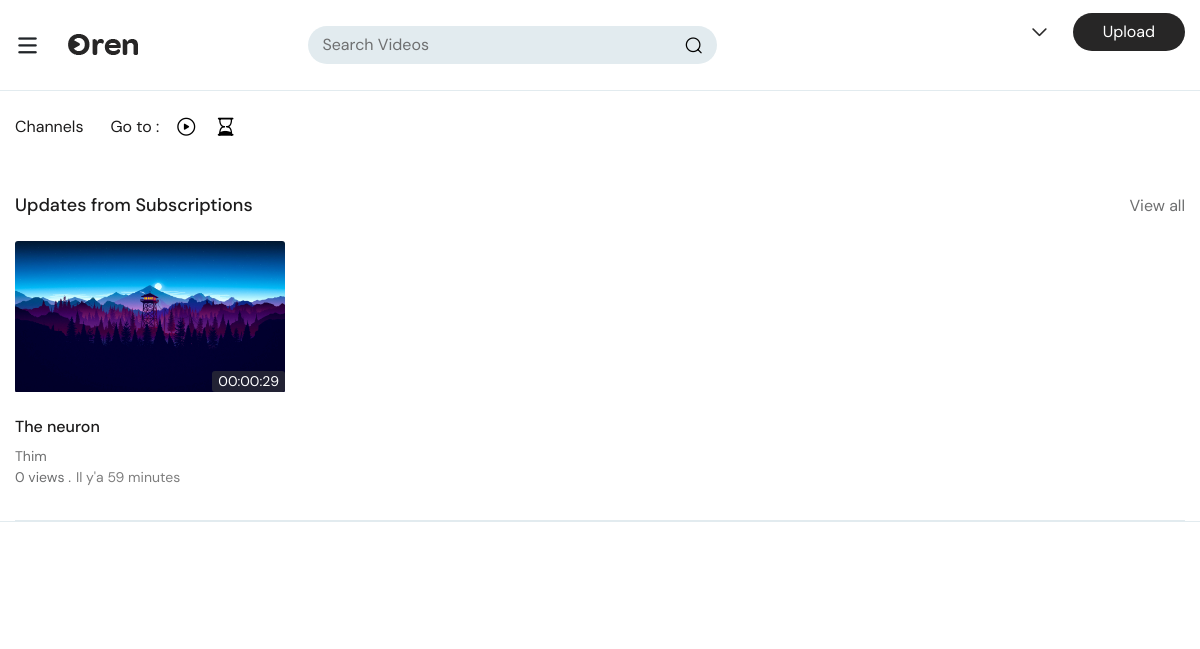
The app's page / (signed in) with its own data.
### fake/models.py (models this page shows)
class Video(models.Model):
    video = models.FileField(upload_to='videosFile')
    nom = models.CharField(max_length=50)
    description = models.TextField()
    duree = models.BigIntegerField(null=True)
    date = models.DateTimeField(auto_now=True)
    coverImage = models.ImageField(upload_to='coverImages')
    owner = models.ForeignKey('Utilisateur', on_delete=models.CASCADE)

class Utilisateur(AbstractUser):
    sexe = models.CharField(max_length=1)
    profilePicture = models.ImageField(upload_to='imagesProfile', null=True)
    baniere = models.ImageField(upload_to='imagesBanniere', null=True)
    abonne = models.ManyToManyField('self')
    vue = models.ManyToManyField('Video', related_name='user_vue')
    like = models.ManyToManyField('Video', related_name='user_like')
    dislike = models.ManyToManyField('Video', related_name='user_dislike')
    voir = models.ManyToManyField('Video', related_name='user_voir')
    reponse = models.ManyToManyField('Commenter', related_name='user_reponse')
    commenter = models.ManyToManyField('Video', through='Commenter')
    REQUIRED_FIELDS = ['first_name', 'last_name', 'password','profilePicture','baniere','sexe']

### fake/views.py (the view)
# urls.py: 2. Add a URL to urlpatterns:  path('', views.home, name='home')
def home(request):
    videos = Video.objects.all()
    user = request.user
    return render(request, 'index.html', {"videos":videos, "user":user} )

### fake/templatetags/InterToTime.py (called while the page is built)
@register.filter(name='stime')
def secondTime(value):
    mins, sec = divmod(value, 60)
    heure , mins = divmod(mins, 60)
    return "%02d:%02d:%02d" % (heure,mins, sec)

### fake/templates/index.html (shortened to what this page needs)
{% load crispy_forms_tags %}
{% load InterToTime %}
{% load static %}
<!DOCTYPE html>
<html lang="en">
<head>
<link rel="stylesheet" type="text/css" href="{% static 'css/animate.css' %}">
<link rel="stylesheet" type="text/css" href="{% static 'css/bootstrap.min.css' %}">
<link rel="stylesheet" type="text/css" href="{% static 'css/flatpickr.min.css' %}">
<link rel="stylesheet" type="text/css" href="{% static 'css/fontello.css' %}">
<link rel="stylesheet" type="text/css" href="{% static 'css/fontello-codes.css' %}">
<link rel="stylesheet" type="text/css" href="{% static 'css/thumbs-embedded.css' %}">
<link rel="stylesheet" type="text/css" href="{% static 'css/style.css' %}">
<link rel="stylesheet" type="text/css" href="{% static 'css/responsive.css' %}">
<link rel="stylesheet" type="text/css" href="{% static 'css/color.css' %}">
</head>
<body>
	<div class="wrapper hp_1">
		<header>
			<div class="top_bar">
				<div class="container">
					<div class="top_header_content">
						<div class="menu_logo">
							<a href="#" title="" class="menu">
								<i class="icon-menu"></i>
							</a>
							<a href="index.html" title="" class="logo">
								<img src="images/logo.png" alt="">
							</a>
						</div>
						<div class="search_form">
							<form>
								<input type="text" name="search" placeholder="Search Videos">
								<button type="submit">
									<i class="icon-search"></i>
								</button>
							</form>
						</div>
						{% if user is not None  %}
						<ul class="controls-lv">
							<li class="user-log">
							</li>
							<li>
								<a href="{% url 'upload' %}" title="" class="btn-default">Upload</a>
							</li>
						</ul>
						{% endif %}
					</div>
				</div>
			</div>
			<div class="btm_bar">
				<div class="container">
					<div class="btm_bar_content">
						<nav>
							<ul>
								<li><a href="{% url 'BrowseChannel' %}" title="">Channels</a></li>
							</ul>
						</nav>
						<ul class="shr_links">
							<li>
								<h3>Go to : </h3>
							</li>
							<li>
								<button data-toggle="tooltip" data-placement="top" title="Playlist">
								  <i class="icon-playlist"></i>
								</button>
							</li>
							<li>
								<button data-toggle="tooltip" data-placement="top" title="History">
								<a href="{% url 'history' %}">
								  <i class="icon-history"></i>
								  </a>
								</button>
							</li>
						</ul>
						<div class="clearfix"></div>
					</div>
				</div>
			</div>
		</header>
		{% block content %}
			</div>
			<div class="vidz-row">
				<div class="container">
					<div class="vidz_sec">
						<h3>Updates from Subscriptions</h3>
						<a href="#" title="" class="view-btn">View all</a>
						<div class="vidz_list">
							<div class="row">
							{% for video in videos %}
								<div class="col-lg-3 col-md-6 col-sm-6 col-6 full_wdth">
									<div class="videoo">
										<div class="vid_thumbainl">
											<a href="{% url 'video' video.id %}" title="">
												<img src="media/{{ video.coverImage }}" alt="" class="img-fluid">
												<span class="vid-time">{{ video.duree | stime }}</span>
											</a>
										</div>
										<div class="video_info">
											<h3><a href="single_video_page.html" title="">{{ video.nom }}</a></h3>
											<h4><a href="Single_Channel_Home.html" title="">{{ video.owner.username }}</a> </h4>
											<span>{{ video.user_vue | length }} views .<small class="posted_dt">Il y'a {{ video.date | timesince}}</small></span>
										</div>
									</div>
								</div>
							{% endfor %}
							</div>
						</div>
					</div>
				</div>
			</div>
		{% endblock content %}
		<section class="more_items_sec text-center">
		</section>
</body>
</html>

### fake/static/css/thumbs-embedded.css (style rules this page uses)
[class^="icon-"]:before, [class*=" icon-"]:before { font-family: "thumbs"; font-style: normal; font-weight: normal; speak: none; display: inline-block; text-decoration: inherit; width: 1em; margin-right: .2em; text-align: center; font-variant: normal; text-transform: none; line-height: 1em; margin-left: .2em; }
.icon-history:before { content: '\e80b'; }
.icon-menu:before { content: '\e814'; }
.icon-playlist:before { content: '\e81e'; }
.icon-search:before { content: '\e824'; }

### fake/static/css/responsive.css (style rules this page uses)
@media (max-width: 1450px) { header .container { max-width: 1380px;padding: 0; } }
@media (max-width: 1450px) { .menu_logo { width: 420px; } }
@media (max-width: 1450px) { .search_form { width: 540px; } }
@media (max-width: 1450px) { .search_form form { width: 100%;margin: 0; } }
@media (max-width: 1450px) { header .container { padding: 0 15px; } }
@media (max-width: 1366px) { .search_form { width: 37%; } }
@media (max-width: 1366px) { .menu_logo { width: 30%; } }
@media (max-width: 1366px) { .shr_links li { margin-right: 10px; } }
@media (max-width: 1200px) { .search_form { width: 35%; } }
@media (max-width: 1200px) { .menu_logo { width: 30%; } }
@media (max-width: 1200px) { .container { max-width: 100%;padding: 0 15px; } }
@media (max-width: 1200px) { .video_info > h4 { font-size: 14px; } }
@media (max-width: 1200px) { .menu_logo { width: 25%; } }
@media (max-width: 1200px) { .more_items_sec { padding: 50px 0; } }

### records on screen
Video: coverImage (picture), duree|stime "00:00:29", nom "The neuron", owner.username "Thim", user_vue|length "0", date "59 minutes"
